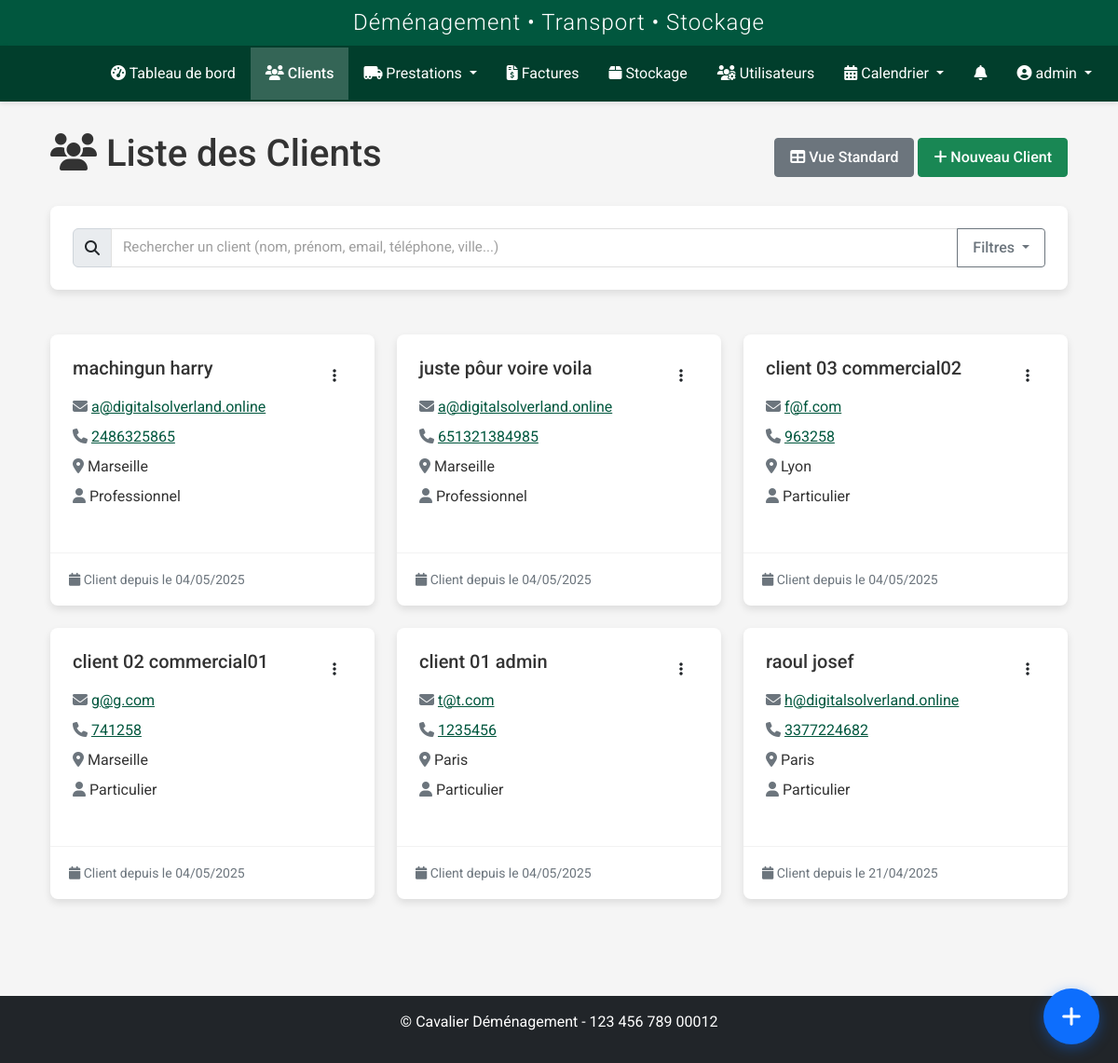
Page /clients/clients/liste (signed in) on the committed database.
### models.py (models this page shows, shortened)
class User(UserMixin, db.Model):
    id = db.Column(db.Integer, primary_key=True)
    nom = db.Column(db.String(64), nullable=False)
    prenom = db.Column(db.String(64), nullable=False)
    username = db.Column(db.String(64), unique=True, nullable=False)
    email = db.Column(db.String(120), unique=True, nullable=True)
    password_hash = db.Column(db.String(256), nullable=False)
    role = db.Column(db.String(20), nullable=False, default='transporteur')
    statut = db.Column(db.String(20), nullable=False, default='actif')
    vehicule = db.Column(db.String(100), nullable=True)
    type_vehicule_id = db.Column(db.Integer, db.ForeignKey('type_vehicule.id'), nullable=True)
    permis_conduire = db.Column(db.String(50), nullable=True)
    notes = db.Column(db.Text, nullable=True)
    derniere_connexion = db.Column(db.DateTime, nullable=True)
    date_creation = db.Column(db.DateTime, nullable=False, default=datetime.utcnow)
    prestations = db.relationship('Prestation', secondary=prestation_transporteurs, back_populates='transporteurs')
    type_vehicule = db.relationship('TypeVehicule', backref='transporteurs')
    def is_admin(self):
        return self.role in ['admin', 'superadmin']
    def is_transporteur(self):
        return self.role == 'transporteur' or self.is_admin()

class Client(db.Model):
    id = db.Column(db.Integer, primary_key=True)
    nom = db.Column(db.String(64), nullable=False)
    prenom = db.Column(db.String(64), nullable=False)
    adresse = db.Column(db.Text, nullable=True)
    code_postal = db.Column(db.String(10), nullable=True)
    ville = db.Column(db.String(64), nullable=True)
    pays = db.Column(db.String(64), default='France')
    telephone = db.Column(db.String(20), nullable=True)
    email = db.Column(db.String(120), nullable=True)
    type_client = db.Column(db.String(50), nullable=True)
    tags = db.Column(db.Text, nullable=True)
    observations = db.Column(db.Text, nullable=True)
    statut = db.Column(db.String(20), default='actif')
    archive = db.Column(db.Boolean, default=False)
    date_creation = db.Column(db.DateTime, nullable=False, default=datetime.utcnow)
    commercial_id = db.Column(db.Integer, db.ForeignKey('user.id'), nullable=True)
    commercial = db.relationship('User', backref=db.backref('clients', lazy=True), foreign_keys=[commercial_id])
    prestations_principales = db.relationship('Prestation', backref=db.backref('client_principal', lazy=True), lazy=True, foreign_keys="Prestation.client_id")
    prestations_supplementaires = db.relationship('Prestation', secondary=prestation_clients, back_populates='clients_supplementaires')
    factures = db.relationship('Facture', backref='client', lazy=True)

### routes/client.py (the view)
@client_bp.route('/clients/liste')
@login_required
@role_required('commercial', 'admin', 'superadmin')
def liste():
    clients = Client.query.order_by(Client.date_creation.desc()).all()
    return render_template('clients/liste.html', clients=clients)

### templates/clients/liste.html (shortened to what this page needs)
{% extends "base.html" %}
{% block content %}
<div class="container-fluid">
    <div class="row mb-4">
        <div class="col-12">
            <div class="d-flex justify-content-between align-items-center">
                <h1><i class="fas fa-users"></i> Liste des Clients</h1>
                <div>
                    <a href="{{ url_for('client.index') }}" class="btn btn-secondary">
                        <i class="fas fa-table"></i> Vue Standard
                    </a>
                    <a href="{{ url_for('client.add') }}" class="btn btn-success">
                        <i class="fas fa-plus"></i> Nouveau Client
                    </a>
                </div>
            </div>
        </div>
    </div>
    <div class="row mb-4">
        <div class="col-12">
            <div class="card">
                <div class="card-body">
                    <div class="input-group">
                        <span class="input-group-text">
                            <i class="fas fa-search"></i>
                        </span>
                        <input type="text" id="searchInput" class="form-control" placeholder="Rechercher un client (nom, prénom, email, téléphone, ville...)">
                        <button class="btn btn-outline-secondary dropdown-toggle" type="button" data-bs-toggle="dropdown">
                            Filtres
                        </button>
                    </div>
                </div>
            </div>
        </div>
    </div>
    <div class="row" id="clientsList">
        {% for client in clients %}
        <div class="col-md-6 col-lg-4 mb-4 client-card"
             data-name="{{ client.nom }} {{ client.prenom }}"
             data-email="{{ client.email }}"
             data-phone="{{ client.telephone }}"
             data-city="{{ client.ville }}"
             data-type="{{ client.type_client }}"
             data-archived="{{ client.archive }}">
            <div class="card h-100 {% if client.archive %}bg-light{% endif %}">
                <div class="card-body">
                    <div class="d-flex justify-content-between align-items-start">
                        <h5 class="card-title mb-3">
                            {{ client.nom }} {{ client.prenom }}
                        </h5>
                        <div class="dropdown">
                            <button class="btn btn-link text-dark" type="button" data-bs-toggle="dropdown">
                                <i class="fas fa-ellipsis-v"></i>
                            </button>
                        </div>
                    </div>
                    <div class="client-info">
                        {% if client.email %}
                        <p class="mb-2">
                            <i class="fas fa-envelope text-muted"></i>
                            <a href="mailto:{{ client.email }}">{{ client.email }}</a>
                        </p>
                        {% endif %}
                        {% if client.telephone %}
                        <p class="mb-2">
                            <i class="fas fa-phone text-muted"></i>
                            <a href="tel:{{ client.telephone }}">{{ client.telephone }}</a>
                        </p>
                        {% endif %}
                        {% if client.ville %}
                        <p class="mb-2">
                            <i class="fas fa-map-marker-alt text-muted"></i>
                            {{ client.ville }}
                        </p>
                        {% endif %}
                        <p class="mb-0">
                            <i class="fas fa-user text-muted"></i>
                            {{ client.type_client }}
                        </p>
                    </div>
                </div>
                <div class="card-footer bg-transparent">
                    <small class="text-muted">
                        <i class="fas fa-calendar"></i>
                        Client depuis le {{ client.date_creation.strftime('%d/%m/%Y') }}
                    </small>
                </div>
            </div>
        </div>
        {% endfor %}
    </div>
</div>
{% endblock %}

### templates/base.html (shortened to what this page needs)
<!DOCTYPE html>
<html lang="fr">
<head>
    <link href="https://cdn.jsdelivr.net/npm/bootstrap@5.2.3/dist/css/bootstrap.min.css" rel="stylesheet">
    <link rel="stylesheet" href="https://cdnjs.cloudflare.com/ajax/libs/font-awesome/6.2.1/css/all.min.css">
    <link rel="stylesheet" href="https://cdnjs.cloudflare.com/ajax/libs/toastr.js/latest/toastr.min.css">
    <link href="https://cdn.jsdelivr.net/npm/fullcalendar@5.11.3/main.min.css" rel="stylesheet">
    <link href="https://cdn.jsdelivr.net/npm/summernote@0.8.18/dist/summernote-lite.min.css" rel="stylesheet">
    <link rel="stylesheet" href="{{ url_for('static', filename='css/style.css') }}">
    <link rel="stylesheet" href="{{ url_for('static', filename='css/notification-flash.css') }}">
    <link rel="stylesheet" href="{{ url_for('static', filename='css/notifications.css') }}">
    <link rel="stylesheet" href="{{ url_for('static', filename='css/prestations.css') }}">
    <link rel="stylesheet" href="{{ url_for('static', filename='css/custom-calendar.css') }}">
    <link rel="stylesheet" href="{{ url_for('static', filename='css/navbar-logos.css') }}">
    <link rel="stylesheet" href="{{ url_for('static', filename='css/whatsapp-buttons.css') }}">
    <link rel="stylesheet" href="{{ url_for('static', filename='css/quick-access-bubble.css') }}">
</head>
<body {% if current_user.is_authenticated %}data-user-role="{{ current_user.role }}" data-user-id="{{ current_user.id }}"{% endif %}>
    {% if current_user.is_authenticated %}
        <header>
            <div class="app-header">
                <h2>Déménagement • Transport • Stockage</h2>
            </div>
            <nav class="navbar navbar-dark navbar-expand-lg">
                <div class="container-fluid">
                    <a class="navbar-brand" href="{{ url_for('dashboard.index') }}">
                        <div class="logo-slideshow">
                        </div>
                    </a>
                    <div class="collapse navbar-collapse" id="navbarMain">
                        <ul class="navbar-nav me-auto mb-2 mb-lg-0">
                            <li class="nav-item">
                                <a class="nav-link {% if request.endpoint == 'dashboard.index' %}active{% endif %}" href="{{ url_for('dashboard.index') }}">
                                    <i class="fas fa-tachometer-alt"></i> Tableau de bord
                                </a>
                            </li>
                            <li class="nav-item">
                                <a class="nav-link {% if request.endpoint.startswith('client.') %}active{% endif %}" href="{{ url_for('client.index') }}">
                                    <i class="fas fa-users"></i> Clients
                                </a>
                            </li>
                            <li class="nav-item dropdown">
                                <a class="nav-link dropdown-toggle {% if request.endpoint.startswith('prestation.') %}active{% endif %}" href="#" id="prestationsDropdown" role="button" data-bs-toggle="dropdown" aria-expanded="false">
                                    <i class="fas fa-truck-moving"></i> Prestations
                                </a>
                            </li>
                            <li class="nav-item">
                                <a class="nav-link {% if request.endpoint.startswith('facture.') %}active{% endif %}" href="{{ url_for('facture.index') }}">
                                    <i class="fas fa-file-invoice-dollar"></i> Factures
                                </a>
                            </li>
                            <li class="nav-item">
                                <a class="nav-link {% if request.endpoint.startswith('stockage.') %}active{% endif %}" href="{{ url_for('stockage.index') }}">
                                    <i class="fas fa-box"></i> Stockage
                                </a>
                            </li>
                            {% if current_user.is_admin %}
                            <li class="nav-item">
                                <a class="nav-link {% if request.endpoint.startswith('user.') %}active{% endif %}" href="{{ url_for('user.index') }}">
                                    <i class="fas fa-users-cog"></i> Utilisateurs
                                </a>
                            </li>
                            {% endif %}
                            <li class="nav-item dropdown">
                                <a class="nav-link dropdown-toggle {% if request.endpoint.startswith('calendrier.') %}active{% endif %}" href="#" id="calendrierDropdown" role="button" data-bs-toggle="dropdown" aria-expanded="false">
                                    <i class="fas fa-calendar-alt"></i> Calendrier
                                </a>
                            </li>
                        </ul>
                        <ul class="navbar-nav">
                            {% if current_user.is_authenticated and (current_user.is_transporteur() or current_user.is_admin() or current_user.role in ['commercial', 'superadmin']) %}
                            <li class="nav-item">
                                <a href="{{ url_for('transporteur_prestations.notifications') }}" class="nav-link position-relative">
                                    <i class="fas fa-bell"></i>
                                </a>
                            </li>
                            {% endif %}
                            <li class="nav-item dropdown">
                                <a class="nav-link dropdown-toggle" href="#" id="userDropdown" role="button" data-bs-toggle="dropdown">
                                    <i class="fas fa-user-circle"></i> {{ current_user.username }}
                                </a>
                            </li>
                        </ul>
                    </div>
                </div>
            </nav>
        </header>
        <main class="main-content">
            <div class="container">
                {% block content %}{% endblock %}
            </div>
        </main>
        <footer class="mt-5 py-3 bg-dark text-white">
            <div class="container text-center">
                <p>&copy; {{ config.COMPANY_FULL_NAME }} - {{ config.COMPANY_SIRET }}</p>
            </div>
        </footer>
    {% else %}
        <main class="main-content">
            <div class="container">
                {% block auth_content %}{% endblock %}
            </div>
        </main>
    {% endif %}
</body>
</html>

### rows in the picture
User: username "admin"
Client: nom "machingun", prenom "harry", email "a@digitalsolverland.online", telephone "2486325865", ville "Marseille", type_client "Professionnel", date_creation "04/05/2025"
Client: nom "juste pôur voire", prenom "voila", email "a@digitalsolverland.online", telephone "651321384985", ville "Marseille", type_client "Professionnel", date_creation "04/05/2025"
Client: nom "client 03", prenom "commercial02", email "f@f.com", telephone "963258", ville "Lyon", type_client "Particulier", date_creation "04/05/2025"
Client: nom "client 02", prenom "commercial01", email "g@g.com", telephone "741258", ville "Marseille", type_client "Particulier", date_creation "04/05/2025"
Client: nom "client 01", prenom "admin", email "t@t.com", telephone "1235456", ville "Paris", type_client "Particulier", date_creation "04/05/2025"
Client: nom "raoul", prenom "josef", email "h@digitalsolverland.online", telephone "3377224682", ville "Paris", type_client "Particulier", date_creation "21/04/2025"

### other values in the picture
{{ config.COMPANY_FULL_NAME }} "Cavalier Déménagement"
{{ config.COMPANY_SIRET }} "123 456 789 00012"
